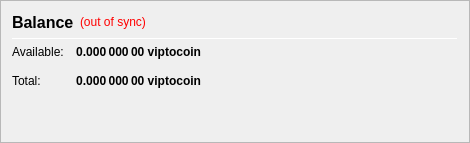
                   <widget class="QFrame" name="frame_CombinedBalances">
                    <property name="minimumSize">
                     <size>
                      <width>470</width>
                      <height>0</height>
                     </size>
                    </property>
                    <property name="frameShape">
                     <enum>QFrame::StyledPanel</enum>
                    </property>
                    <property name="frameShadow">
                     <enum>QFrame::Raised</enum>
                    </property>
                    <layout class="QVBoxLayout" name="verticalLayout_5">
                     <item>
                      <layout class="QHBoxLayout" name="horizontalLayout_5" stretch="0,0,0">
                       <item>
                        <widget class="QLabel" name="label_5z">
                         <property name="minimumSize">
                          <size>
                           <width>0</width>
                           <height>20</height>
                          </size>
                         </property>
                         <property name="font">
                          <font>
                           <pointsize>12</pointsize>
                           <weight>75</weight>
                           <bold>true</bold>
                          </font>
                         </property>
                         <property name="toolTip">
                          <string>Balance (including unconfirmed and immature coins)</string> <!--Combined-->
                         </property>
                         <property name="text">
                          <string>Balance</string> <!--Combined-->
                         </property>
                        </widget>
                       </item>
                       <item>
                        <widget class="QLabel" name="labelWalletStatus">
                         <property name="cursor">
                          <cursorShape>WhatsThisCursor</cursorShape>
                         </property>
                         <property name="toolTip">
                          <string>The displayed information may be out of date. Your wallet automatically synchronizes with the viptocoin network after a connection is established, but this process has not completed yet.</string>
                         </property>
                         <property name="styleSheet">
                          <string notr="true">QLabel { color: red; }</string>
                         </property>
                         <property name="text">
                          <string notr="true">(out of sync)</string>
                         </property>
                         <property name="alignment">
                          <set>Qt::AlignLeading|Qt::AlignLeft|Qt::AlignVCenter</set>
                         </property>
                        </widget>
                       </item>
                       <item>
                        <spacer name="horizontalSpacer_1">
                         <property name="orientation">
                          <enum>Qt::Horizontal</enum>
                         </property>
                         <property name="sizeHint" stdset="0">
                          <size>
                           <width>40</width>
                           <height>20</height>
                          </size>
                         </property>
                        </spacer>
                       </item>
                      </layout>
                     </item>
                     <item>
                      <widget class="Line" name="line_CombinedBalance">
                       <property name="minimumSize">
                        <size>
                         <width>0</width>
                         <height>1</height>
                        </size>
                       </property>
                       <property name="maximumSize">
                        <size>
                         <width>16777215</width>
                         <height>1</height>
                        </size>
                       </property>
                       <property name="orientation">
                        <enum>Qt::Horizontal</enum>
                       </property>
                      </widget>
                     </item>
                     <item>
                      <layout class="QGridLayout" name="gridLayout_3">
                       <property name="spacing">
                        <number>12</number>
                       </property>
                       <item row="1" column="0">
                        <widget class="QLabel" name="labelBalanceTextz">
                         <property name="text">
                          <string>Available:</string>
                         </property>
                        </widget>
                       </item>
                       <item row="1" column="1">
                        <widget class="QLabel" name="labelBalancez">
                         <property name="font">
                          <font>
                           <weight>75</weight>
                           <bold>true</bold>
                          </font>
                         </property>
                         <property name="cursor">
                          <cursorShape>IBeamCursor</cursorShape>
                         </property>
                         <property name="toolTip">
                          <string>Your current spendable balance</string>
                         </property>
                         <property name="text">
                          <string notr="true">0.000 000 00 viptocoin</string>
                         </property>
                         <property name="alignment">
                          <set>Qt::AlignRight|Qt::AlignTrailing|Qt::AlignVCenter</set>
                         </property>
                         <property name="textInteractionFlags">
                          <set>Qt::LinksAccessibleByMouse|Qt::TextSelectableByKeyboard|Qt::TextSelectableByMouse</set>
                         </property>
                        </widget>
                       </item>
                       <item row="2" column="0">
                        <widget class="QLabel" name="labelTotalTextz">
                         <property name="text">
                          <string>Total:</string>
                         </property>
                        </widget>
                       </item>
                       <item row="2" column="1">
                        <widget class="QLabel" name="labelTotalz">
                         <property name="font">
                          <font>
                           <weight>75</weight>
                           <bold>true</bold>
                          </font>
                         </property>
                         <property name="cursor">
                          <cursorShape>IBeamCursor</cursorShape>
                         </property>
                         <property name="toolTip">
                          <string>Total Balance, including all unavailable coins.</string>
                         </property>
                         <property name="text">
                          <string notr="true">0.000 000 00 viptocoin</string>
                         </property>
                         <property name="alignment">
                          <set>Qt::AlignRight|Qt::AlignTrailing|Qt::AlignVCenter</set>
                         </property>
                         <property name="textInteractionFlags">
                          <set>Qt::LinksAccessibleByMouse|Qt::TextSelectableByKeyboard|Qt::TextSelectableByMouse</set>
                         </property>
                        </widget>
                       </item>
                       <item row="2" column="3">
                        <spacer name="horizontalSpacer_2">
                         <property name="orientation">
                          <enum>Qt::Horizontal</enum>
                         </property>
                         <property name="sizeHint" stdset="0">
                          <size>
                           <width>40</width>
                           <height>20</height>
                          </size>
                         </property>
                        </spacer>
                       </item>
                      </layout>
                     </item>
                     <item>
                      <spacer name="verticalSpacer_1">
                       <property name="orientation">
                        <enum>Qt::Vertical</enum>
                       </property>
                       <property name="sizeHint" stdset="0">
                        <size>
                         <width>20</width>
                         <height>40</height>
                        </size>
                       </property>
                      </spacer>
                     </item>
                    </layout>
                   </widget>
